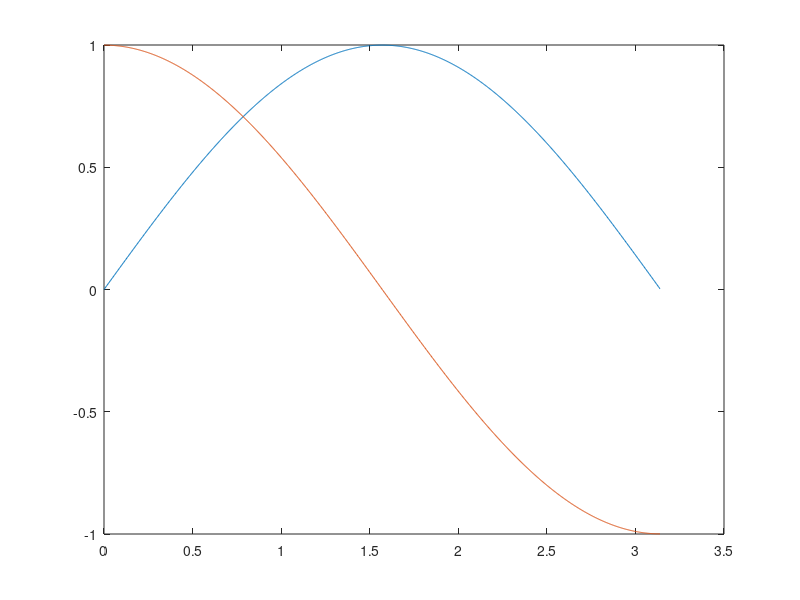

Source code (MATLAB): (Note: this script raises an error after producing the figure.)
iq_width = 12;
N = 1024;

%f = linspace(0, pi, N);
f = 0:pi/N:(pi - pi/N);

data_i = sin(f) * (2^(iq_width-1) - 1)/(2^(iq_width-1));
data_q = cos(f) * (2^(iq_width-1) - 1)/(2^(iq_width-1));

figure(1);
plot(f, data_i, f, data_q);

quantized_data_i = fi(data_i, 1, iq_width, iq_width - 1);
quantized_data_q = fi(data_q, 1, iq_width, iq_width - 1);

plot(f, quantized_data_i, f, quantized_data_q);



%%

s = "";
for ii = 1:N
    d_i = quantized_data_i(ii);
    d_q = quantized_data_q(ii);
    
    s = s + sprintf('%4d => \"%s%s\", ', ii - 1, d_q.bin, d_i.bin);
    if mod(ii-1, 8) == 7
        s = s + "\n";
    end
end
s = s + "\n";
fprintf(s)
